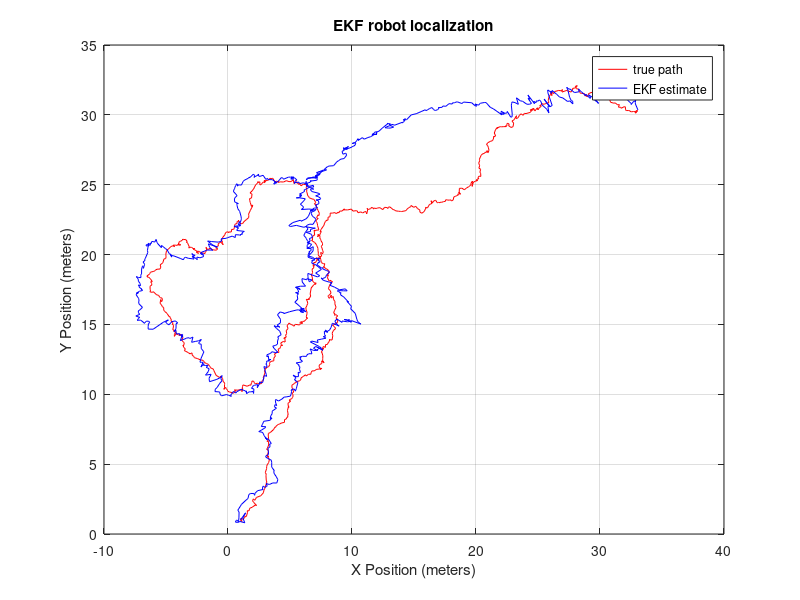

Source code (MATLAB):
%Extended matrix kalman filter v1.0
%BEE499 Ghirmai Spring 2026

%x is the true state. The actual position or value of the object that we
%cant see.
%y(n) is sensor noise. This is not a perfect value of the true value.
%xest is the filter's estimate with example physics formula and sensor noise
%p(n) is the prediction error. This means how much we trust the current
%estimate.
%k(n) kalman gain helps to offset the sensor to a more accurate value.

%this EKF is used for robot localization in 2 dimensions. 

clear; clc; close all;


%given values
N = 1000;      % amount of cycles to run in the simulation
T = 0.1;       % time step in seconds
v = 1.0;       % robot forward velocity (m/s)
w_turn = 0.1;  % robot turn rate (rad/s)

%given noise variances
var_pos = 0.01;   % process noise for X and Y
var_theta = 0.01; % process noise for heading
var_range = 0.5;  % sensor noise for distance
var_bear = 0.05;  % sensor noise for angle

%process noise matrix 3x3 
Q = [var_pos, 0, 0;
     0, var_pos, 0;
     0, 0, var_theta];

%measurment noise matrix 2x2
R = [var_range, 0;
     0, var_bear];

%3x3 identity matrix
I = eye(3); 

%true state vector [x-position; y-position; theta]
x = zeros(3, N);   
%Start at [1; 1] so we don't divide by zero in the Jacobian
x(:, 1) = [1; 
            1; 
            0];   

xest = zeros(3, N);    
xest(:, 1) = [1; 1; 0];

%initial uncertainty
P = eye(3) * 10; 

%sensor measurements [range; bearing]
y = zeros(2, N); 

%simulation loop
for n = 2:N
    
    %generate random noise for all 3 rows of the true state vector x.
    w_noise = [sqrt(var_pos)*randn; 
               sqrt(var_pos)*randn; 
               sqrt(var_theta)*randn];
    
    x(1, n) = x(1, n-1) + v * cos(x(3, n-1)) * T + w_noise(1);
    x(2, n) = x(2, n-1) + v * sin(x(3, n-1)) * T + w_noise(2);
    x(3, n) = x(3, n-1) + w_turn * T + w_noise(3);
    
    true_range = sqrt(x(1, n)^2 + x(2, n)^2);
    true_bearing = atan2(x(2, n), x(1, n));
    
    y(1, n) = true_range + sqrt(var_range) * randn;
    y(2, n) = true_bearing + sqrt(var_bear) * randn;
    
    %store previous estimates 
    px = xest(1, n-1);
    py = xest(2, n-1);
    theta = xest(3, n-1);
    
    %Step 1: prediction time update using non-linear physics
    xest(1, n) = px + (v * cos(theta) * T);
    xest(2, n) = py + (v * sin(theta) * T);
    xest(3, n) = theta + (w_turn * T);
    

    %NEW jacobian matrix of physics
    F = [1, 0, -v * sin(theta) * T;
         0, 1,  v * cos(theta) * T;
         0, 0,  1];
         
    %NEW jacobian matrix of sensor
    r2 = px^2 + py^2; 
    r = sqrt(r2);
    
    %NEW 
    H = [ px/r,    py/r,   0;
         -py/r2,   px/r2,  0];
         
    
    %NEW update uncertainty using Jacobian F
    P = F * P * F' + Q;
    
    %NEW expected sensor measurements
    h_x = [r; atan2(py, px)];
    
    %NEW calculate Kalman Gain using Jacobian H
    K = (P * H') / (H * P * H' + R);
    
    %NEW Step 2: measurement update (correction)
    xest(:, n) = xest(:, n) + K * (y(:, n) - h_x);
    
    %update our uncertainty
    P = (I - K * H) * P;
end

figure;
plot(x(1,:), x(2,:), 'r'); 
hold on;
plot(xest(1,:), xest(2,:), 'b');
grid on;
title('EKF robot localization');
xlabel('X Position (meters)');
ylabel('Y Position (meters)');
legend('true path', 'EKF estimate');
